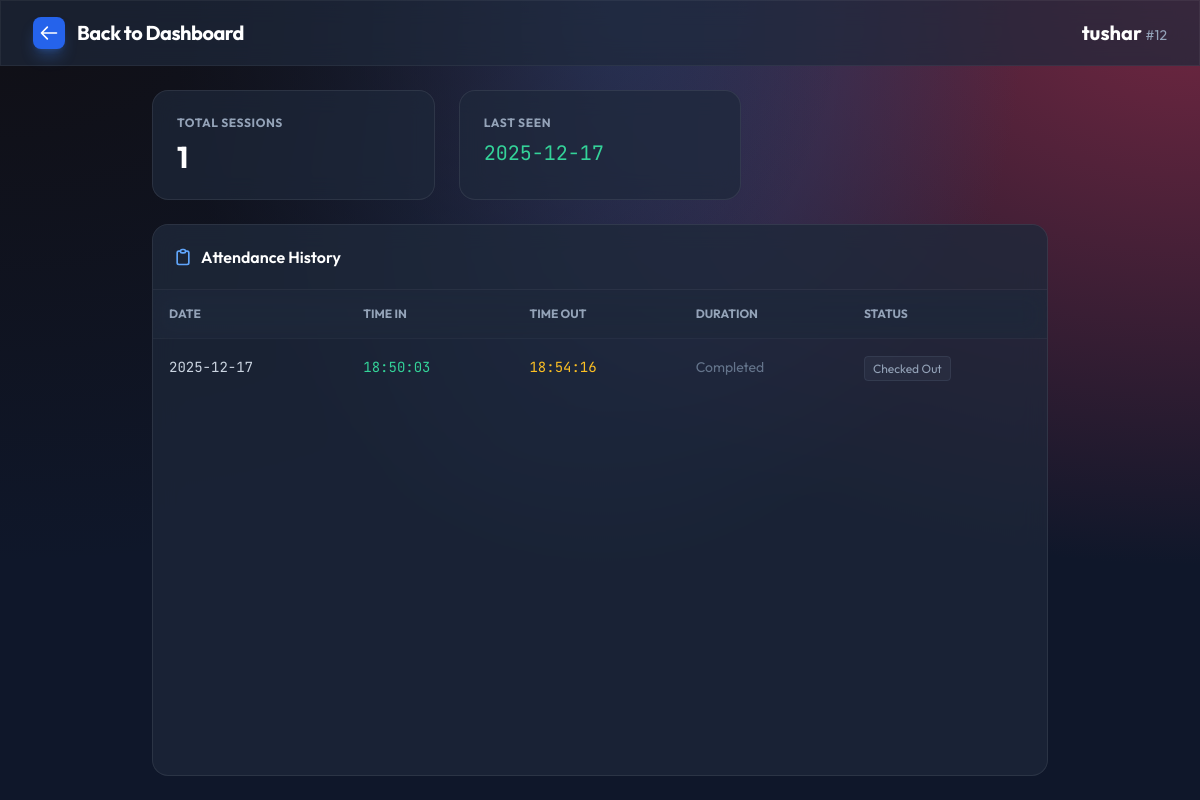
Page /user/12 on the earlier database version.
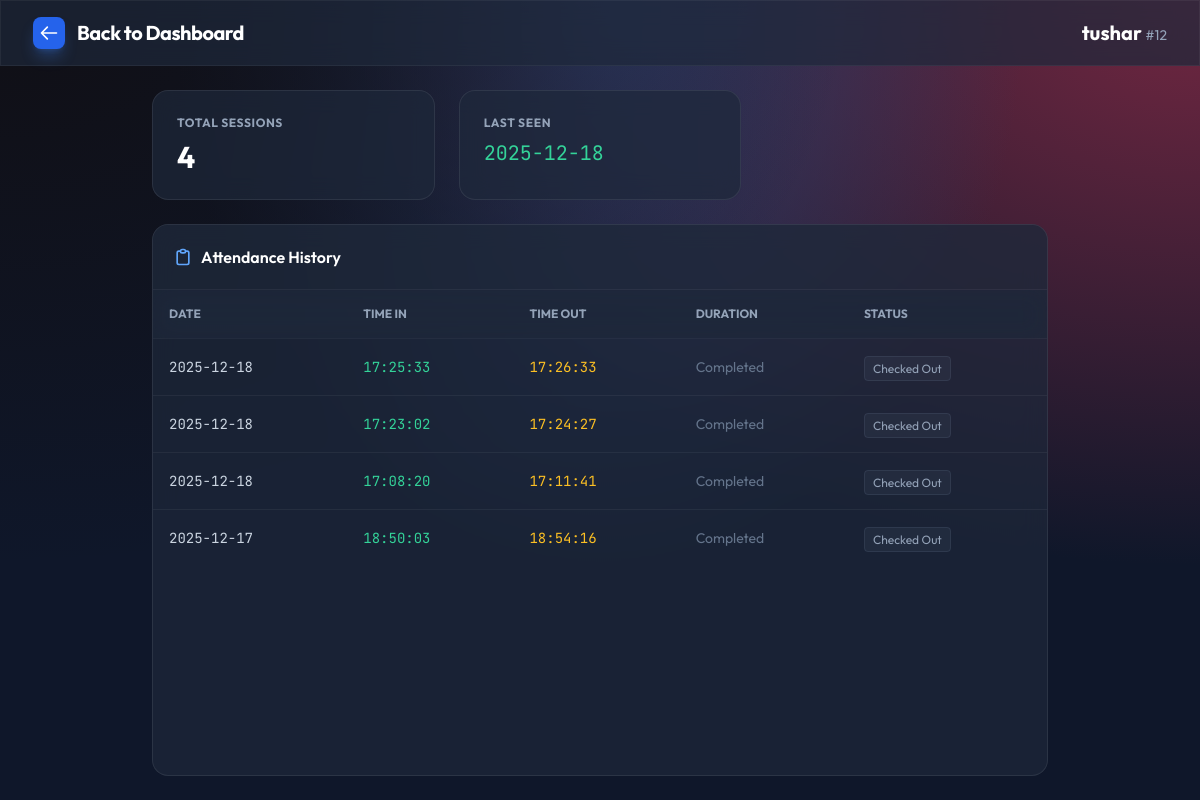
Same page on the later database version.
### tables this page shows
CREATE TABLE users (
            id INTEGER PRIMARY KEY,
            name TEXT NOT NULL,
            created_at TIMESTAMP DEFAULT CURRENT_TIMESTAMP
        );

CREATE TABLE daily_attendance (
            id INTEGER PRIMARY KEY AUTOINCREMENT,
            user_id INTEGER,
            name TEXT,
            date TEXT,
            time_in TEXT,
            time_out TEXT,
            last_updated TIMESTAMP DEFAULT CURRENT_TIMESTAMP,
            FOREIGN KEY(user_id) REFERENCES users(id)
        );

### app.py (the view)
@app.route('/user/<int:user_id>')
def user_dashboard(user_id):
    users = database.get_all_users()
    name = users.get(user_id, "Unknown")
    logs = database.get_user_attendance(user_id)
    return render_template('user_dashboard.html', user_id=user_id, name=name, logs=logs)

### database.py (called while the page is built)
def get_user_attendance(user_id):
    conn = sqlite3.connect(DB_NAME)
    conn.row_factory = sqlite3.Row
    cursor = conn.cursor()
    cursor.execute("""
        SELECT date, time_in, time_out
        FROM daily_attendance
        WHERE user_id = ?
        ORDER BY date DESC, time_in DESC
    """, (user_id,))
    logs = [dict(row) for row in cursor.fetchall()]
    conn.close()
    return logs

def get_all_users():
    conn = sqlite3.connect(DB_NAME)
    cursor = conn.cursor()
    try:
        cursor.execute("SELECT id, name FROM users")
        rows = cursor.fetchall()
        return {row[0]: row[1] for row in rows}
    except Exception as e:
        print(f"Error fetching users: {e}")
        return {}
    finally:
        conn.close()

### templates/user_dashboard.html (shortened to what this page needs)
<!DOCTYPE html>
<html lang="en" class="dark">
<head>
    <script src="https://cdn.tailwindcss.com"></script>
</head>
<body class="h-screen overflow-hidden flex flex-col">
    <nav class="glass-panel border-b border-white/5 px-8 py-4 flex justify-between items-center z-50">
        <div class="flex items-center gap-3">
            <a href="/" class="flex items-center gap-3 hover:opacity-80 transition">
                <div
                    class="w-8 h-8 rounded-lg bg-blue-600 flex items-center justify-center shadow-lg shadow-blue-500/30">
                    <svg class="w-5 h-5 text-white" fill="none" stroke="currentColor" viewBox="0 0 24 24">
                        <path stroke-linecap="round" stroke-linejoin="round" stroke-width="2"
                            d="M10 19l-7-7m0 0l7-7m-7 7h18" />
                    </svg>
                </div>
                <span class="text-xl font-bold tracking-tight text-white">Back to Dashboard</span>
            </a>
        </div>
        <div class="flex items-center gap-4">
            <div class="text-xl font-bold text-white">{{ name }} <span class="text-sm text-slate-400 font-normal">#{{
                    user_id }}</span></div>
        </div>
    </nav>
    <main class="flex-1 flex gap-6 p-6 overflow-hidden justify-center">
        <div class="w-full max-w-4xl flex flex-col gap-6">
            <div class="grid grid-cols-3 gap-6">
                <div class="glass-panel rounded-2xl p-6">
                    <h3 class="text-slate-400 text-xs font-bold uppercase tracking-wider mb-2">Total Sessions</h3>
                    <div class="text-3xl font-bold text-white">{{ logs|length }}</div>
                </div>
                <div class="glass-panel rounded-2xl p-6">
                    <h3 class="text-slate-400 text-xs font-bold uppercase tracking-wider mb-2">Last Seen</h3>
                    <div class="text-xl font-mono text-emerald-400">
                        {% if logs %}
                        {{ logs[0].date }}
                        {% else %}
                        N/A
                        {% endif %}
                    </div>
                </div>
            </div>
            <div class="flex-1 glass-panel rounded-2xl flex flex-col overflow-hidden">
                <div class="p-5 border-b border-white/5 bg-slate-800/30 flex justify-between items-center">
                    <h3 class="text-white font-semibold flex items-center gap-2">
                        <svg class="w-5 h-5 text-blue-400" fill="none" stroke="currentColor" viewBox="0 0 24 24">
                            <path stroke-linecap="round" stroke-linejoin="round" stroke-width="2"
                                d="M9 5H7a2 2 0 00-2 2v12a2 2 0 002 2h10a2 2 0 002-2V7a2 2 0 00-2-2h-2M9 5a2 2 0 002 2h2a2 2 0 002-2M9 5a2 2 0 012-2h2a2 2 0 012 2" />
                        </svg>
                        Attendance History
                    </h3>
                </div>
                <div class="flex-1 overflow-y-auto p-0">
                    <table class="w-full text-left border-collapse">
                        <thead
                            class="bg-slate-800/50 text-slate-400 text-xs uppercase font-semibold sticky top-0 backdrop-blur-md">
                            <tr>
                                <th class="p-4 border-b border-white/5">Date</th>
                                <th class="p-4 border-b border-white/5">Time In</th>
                                <th class="p-4 border-b border-white/5">Time Out</th>
                                <th class="p-4 border-b border-white/5">Duration</th>
                                <th class="p-4 border-b border-white/5">Status</th>
                            </tr>
                        </thead>
                        <tbody class="divide-y divide-white/5">
                            {% for log in logs %}
                            <tr class="hover:bg-white/5 transition">
                                <td class="p-4 font-mono text-sm text-slate-300">{{ log.date }}</td>
                                <td class="p-4 font-mono text-sm text-emerald-400">{{ log.time_in }}</td>
                                <td class="p-4 font-mono text-sm text-amber-400">{{ log.time_out if log.time_out else
                                    '--:--:--' }}</td>
                                <td class="p-4 text-sm text-slate-500">
                                    {% if log.time_out %}
                                    Completed
                                    {% else %}
                                    Active
                                    {% endif %}
                                </td>
                                <td class="p-4">
                                    {% if log.time_out %}
                                    <span
                                        class="px-2 py-1 bg-slate-500/10 text-slate-400 text-xs rounded border border-slate-500/20">Checked
                                        Out</span>
                                    {% else %}
                                    <span
                                        class="px-2 py-1 bg-green-500/10 text-green-400 text-xs rounded border border-green-500/20">Checked
                                        In</span>
                                    {% endif %}
                                </td>
                            </tr>
                            {% endfor %}
                        </tbody>
                    </table>
                </div>
            </div>
        </div>
    </main>
</body>
</html>

### templates/user_dashboard.html (style rules this page uses)
body { background-color: #0f172a; background-image: radial-gradient(at 0% 0%, hsla(253, 16%, 7%, 1) 0, transparent 50%), radial-gradient(at 50% 0%, hsla(225, 39%, 30%, 1) 0, transparent 50%), radial-gradient(at 100% 0%, hsla(339, 49%, 30%, 1) 0, transparent 50%); color: #e2e8f0; }
.glass-panel { background: rgba(30, 41, 59, 0.7); backdrop-filter: blur(12px); -webkit-backdrop-filter: blur(12px); border: 1px solid rgba(255, 255, 255, 0.08); }

Differences in the rows shown:
added daily_attendance: date "2025-12-18", time_in "17:25:33", time_out "17:26:33", shows "Completed", shows "Checked Out"
added daily_attendance: date "2025-12-18", time_in "17:23:02", time_out "17:24:27", shows "Completed", shows "Checked Out"
added daily_attendance: date "2025-12-18", time_in "17:08:20", time_out "17:11:41", shows "Completed", shows "Checked Out"
Other differences:
{{ logs|length }}: "1" → "4"
{{ logs[0].date }}: "2025-12-17" → "2025-12-18"
